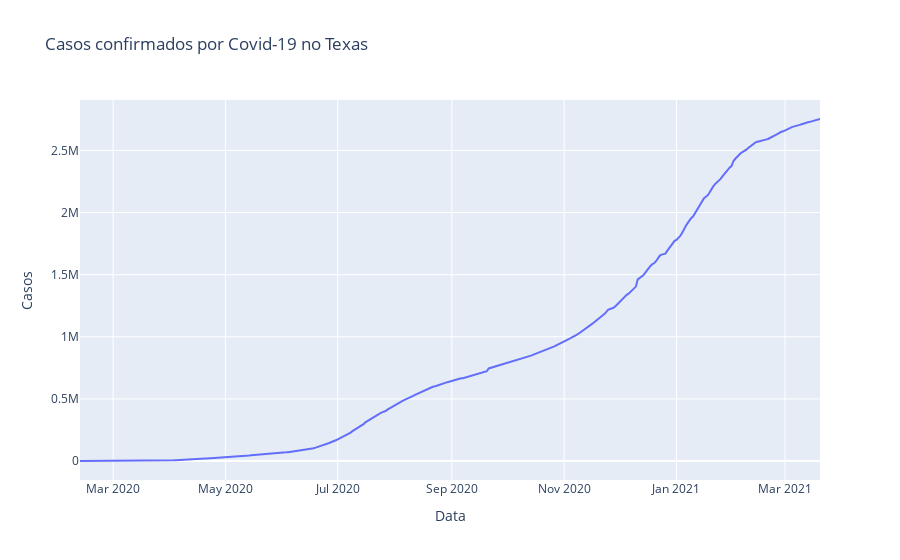

Notebook code for this chart:
### Code cell
# Visualizar os casos no Texas
px.line(tx, 'Data', 'Casos', title='Casos confirmados por Covid-19 no Texas')

### Figure 1 — Plotly figure (JSON) as saved in the notebook; plotly's stock layout.template omitted (floating-point values rounded to 4 significant figures; data arrays with more than 128 entries replaced by an {"elided": "..."} marker saying what was removed)
{"data": [{"hovertemplate": "Data=%{x}<br>Casos=%{y}<extra></extra>", "legendgroup": "", "line": {"color": "#636efa", "dash": "solid"}, "mode": "lines", "name": "", "orientation": "v", "showlegend": false, "type": "scatter", "x": {"elided": "403 str values"}, "xaxis": "x", "y": {"elided": "403 int values"}, "yaxis": "y"}], "layout": {"legend": {"tracegroupgap": 0}, "title": {"text": "Casos confirmados por Covid-19 no Texas"}, "xaxis": {"anchor": "y", "domain": [0, 1], "title": {"text": "Data"}}, "yaxis": {"anchor": "x", "domain": [0, 1], "title": {"text": "Casos"}}}}
